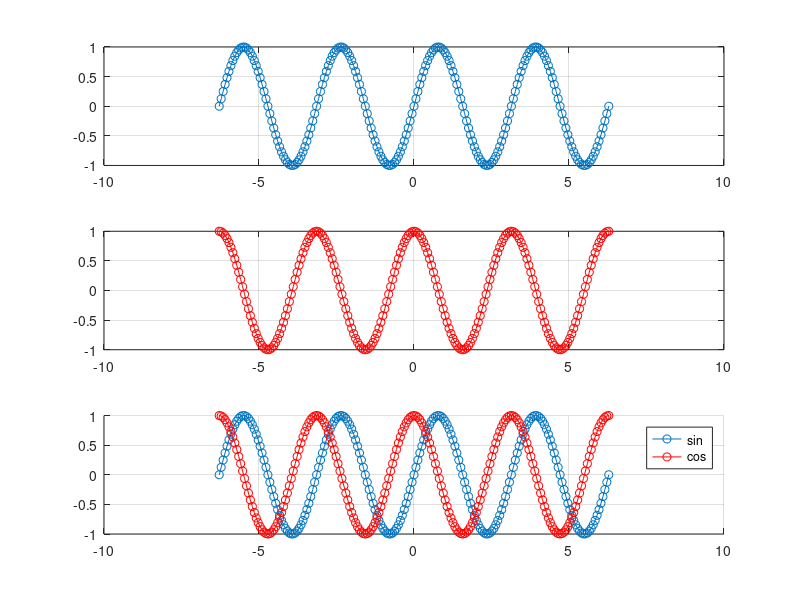
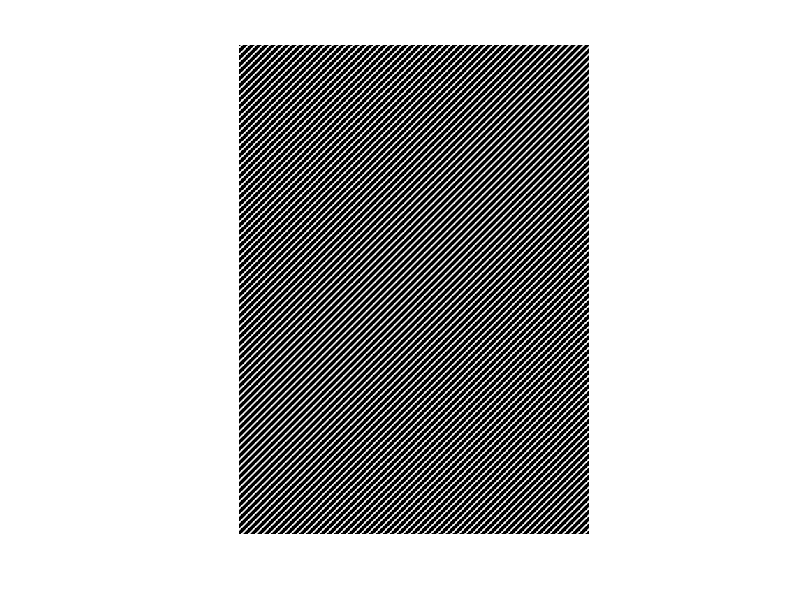

These figures' MATLAB source, in order: (Note: this script raises an error after producing the figures.)
% basic tutorial on sampling and generating discrete waveform in MATLAB
clear all; close all;
%A. defining sampling rate and input range            
fs = 100;   % 1)define the number of points that we want to sample
            % in one unit length for our waveform. This is called the
            % sampling rate (fs).
l = 2*pi    % 2) we define the length of 1 unit. Here, 
            % we use radian scale, and we set the length to 2 x pi (360 in degree scale)
            % which equals to the length of the arc in a unit circle.
dx = l/fs;  % 3) we want to get the approximiate length per sample. 
            % dist. per sample = length / sampling rate. This is the rate
            % of change of our discrete series.
x = -l:dx:l; % 4) we set the range of our x axis. Here, I chose 
            % from the ranges of -2 x pi to 2 x pi. MATLAB has a built in
            % matrix indexing operator which creates a regularly-spaced 
            % vector x using dx as the increment between elements. 
            % x=min:index:max;
            % In most general programming, this would need to be done using a
            % for loop. Excersise: Try making the array above using a for loop.

%B. sinuosidal waveform
f = 2;      % 1) we define the frequency of our waveform.
w = (2*pi*f);     % 2) we set the angular frequency which is a scalar measure
            % of the rotation rate.
phase = 0;  % 3) phase, this value determines the initial angle of a sinusoidal function 
            % at its origin. This could be thought of as a shift.
theta = (w*x)/l+phase; % now we can take our discrete samples above and scale and set the offset.
            % theta is an arbitray greek alphabet which is used to describe
            % angles. notice that we have to rescale our angular frequency
            % because the unit scale of our sampling is 2*pi. 
y1 = sin(theta); % 5)  using matlab's built in sin function. we can plug in our input array
            % and generate a simple sin wave output. Also try cos(),tan(),atan(),
            % etc.
y2 = cos(theta); % another waveform

% Plotting
% We demonstrate a simple and clean way of writing a MATLAB script to
% generate plots step-by-step.
figure(1);  % opens a new figure window with index of 1.
clf;        % convention to clear the memory for the current figure.
subplot(3,1,1);     % subplot gridizes the the figure window row by column. 
            % subplot(num rows, num columns, index). here we want to create
            % a grided figure of 3 by 1 for our 3 plots.
plot(x,y1,'o-')
grid on;
subplot(3,1,2)
plot(x,y2,'or-')
grid on;

subplot(3,1,3)
hold on;    % the hold function allows you to draw multiple figures on to the plot
            % by default. hold off by default.
plot(x,y1,'o-')
plot(x,y2,'or-')
legend('sin','cos')
grid on;

% Excersises
% 1. run the plot above
% 2. generate a sinusoids of .5Hz ,1 Hz, 4Hz and 10Hz. 
% 3. generate a sinusoid with period .5, 1, 4, 10. (hint period = 1/frequency)
% 4. change the theta to see what happens to the sinusoid
% 5. generate a 5 hz sinusoid but adjust the sampling rate (fs) to 50,25,11,8,5 Hz.
% 6. change the theta of the y1 to pi/2. observe what happens. Which way
% does the function shift.
% 7. try changing the xaxis so that the range is 0 to two unit circles in
% length. play around with change the x range.
% 8. generate a sinusoid plot containing 2,3,7,11 full waves within range indicated in 2.
% 9. change the sampling scale to time series.

% generating a sin waveform in 2 dimensions.
% sampling
px = 500;   % 1) pixels - define the number of picture elements of our image.
py = 700; 
l =  1      % 2) we define the length of x and y 1 which is also the unit 
            % length of our input.
fs = 10    % sampling rate of our image
dx = l/fs; % rate of change in x
dy = l/fs; % rate of change in y
            
fx=1; % wave frequency in x
wx = 2*pi*fx; % angular frequency x
fy=1; % wave frequency in y 
wy = 2*pi*fy; % wave frequency in x

I1=zeros(py,px); 
% 1 general programming
for i = 1:py
    y=(i-1)*dy;
    for ii = 1:px
        x=(ii-1)*dx;
        I1(i,ii) = sin((wx*x)/l+(wy*y)/l); % sinusoid equation in 2 dimension
    end
end

figure(2)
imshow(I1) 

% 2 Matlab
[X,Y] = meshgrid((0:l/fs:px-1/fs),(0:l/fs:py-1/fs)); %meshgrid replicates these 
I2 = sin((wx*X)/l+(wy*Y)/l);
figure(3);imshow(I2);


